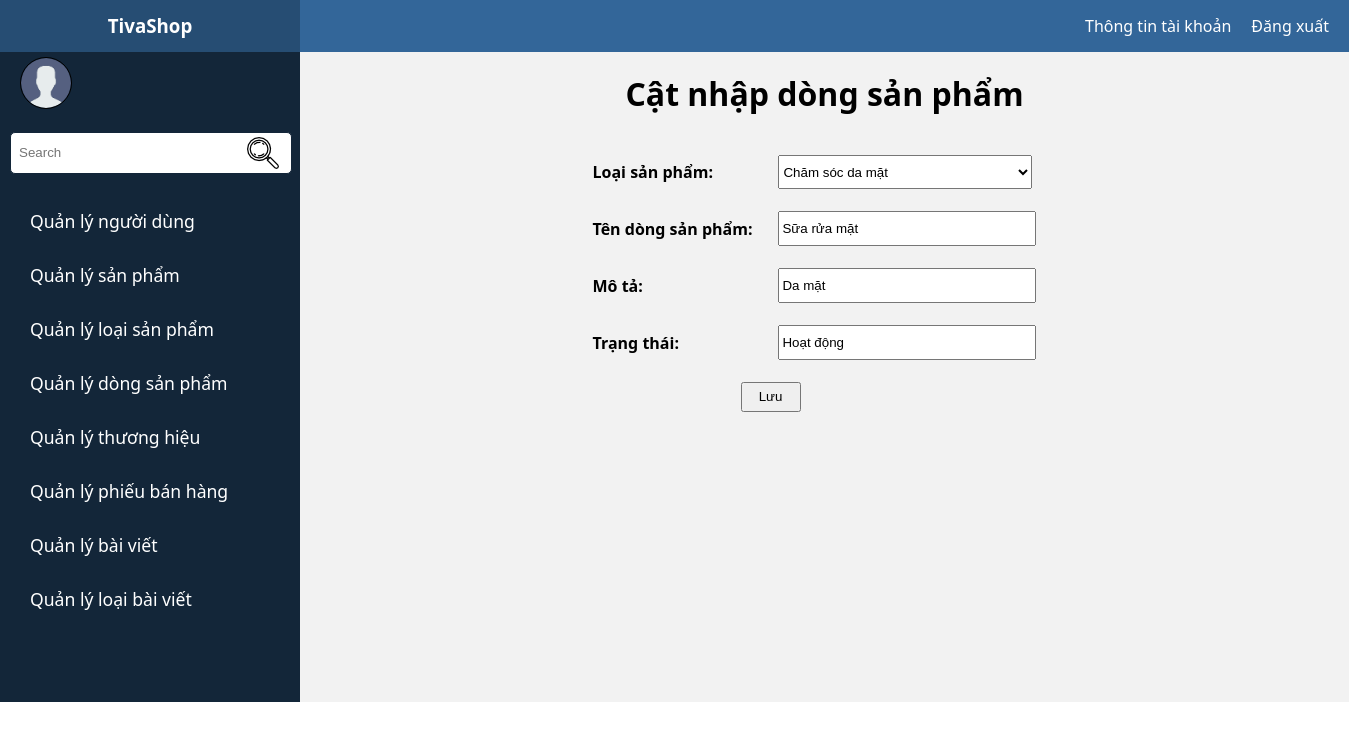
The app's page /admin/ql_dongsp_capnhat.php?id_dsp=1 with its own data.
### tables this page shows
CREATE TABLE `dong_sp` (
  `id_dsp` int(11) NOT NULL,
  `id_loaisp` int(11) NOT NULL,
  `ten_dsp` varchar(255) NOT NULL,
  `mota` varchar(255) NOT NULL,
  `trangthai` varchar(255) NOT NULL
);

### admin/ql_dongsp_capnhat.php (the view, shortened to what this page needs)
<?php
include_once "../models/connect.php";
$id_dsp = $_REQUEST["id_dsp"];
?>
<!doctype html>
<html>
<head>
	<link rel="stylesheet" href="../style/main_admin.css">
</head>
<body>
<div id="container">
	<div id="header">
		<?php include_once "header.php"; ?>
	</div>
	<div id="sidebar">
		<?php include_once "sidebar.php"; ?>
	</div>
	<div id="content">
<?php
	$query1="SELECT * FROM dong_sp WHERE id_dsp='$id_dsp'";
	$result1=mysqli_query($con,$query1) or die ("LOI TRUY VAN: ".mysqli_error($con));
	$rows=mysqli_fetch_array($result1, MYSQLI_ASSOC);
?>
		<h1>Cật nhập dòng sản phẩm</h1>
		<div class="table_thuonghieu">
			<form <?php echo 'action="ql_dongsp_capnhat.php?id_dsp='.$rows['id_dsp'].'"'?> method="post">
				<table cellpadding="12">
					<tr>
						<td class="title_thuonghieu">Loại sản phẩm:</td>
						<td>
							<select name="id_loaisp">
								<?php
									$query4 = "SELECT * FROM loaisp";
									$result4 = mysqli_query($con, $query4) or die ("LOI TRUY VAN: ".mysqli_error($con));
									while($rows4=mysqli_fetch_array($result4,MYSQLI_ASSOC) ){
										if($rows4['id_loaisp']==$rows['id_loaisp']) $selected = "selected";
										else
											$selected = "";
										echo '<option value="'.$rows4['id_loaisp'].'"'.$selected.'>'.$rows4['ten_loaisp'].'</option>';
									}
								?>
							</select>
						</td>
					</tr>
					<tr>
						<td class="title_thuonghieu">Tên dòng sản phẩm:</td>
						<td><input type="text" name="ten_dsp" value="<?php echo $rows['ten_dsp'] ?>"></td>
					</tr>
					<tr>
						<td class="title_thuonghieu">Mô tả:</td>
						<td><input type="text" name="mota" value="<?php echo $rows['mota'] ?>"></td>
					</tr>
					<tr>
						<td class="title_thuonghieu">Trạng thái:</td>
						<td><input type="text" name="trangthai" value="<?php echo $rows['trangthai'] ?>"></td>
					</tr>
					<tr>
						<td colspan="2" class="button_thuonghieu">
							<input type="submit" name="save" value="Lưu">
						</td>
					</tr>
				</table>
			</form>
		</div>
	</div>
</div>
</body>
</html>

### style/main_admin.css (style rules this page uses)
* { margin: 0; padding-top: 0; }
body { font-family: "Segoe UI",Arial,sans-serif; font-size: 100%; width: 100%; }
#container { position: relative; }
#header { width: 1349px; height: 52px; }
#sidebar { clear: both; float: left; border-right: 2px solid #000; background-color: #132639; width: 300px; min-height: 650px; }
#content { float: left; width: 1049px; min-height: 650px; background-color: #F2F2F2; position: absolute; left: 300px; top: 52px; }
#content h1 { text-align: center; margin-top: 20px; margin-bottom: 30px; }
.table_thuonghieu td { padding-top: 8px; }
.table_thuonghieu table { margin: auto; }
.title_thuonghieu { font-weight: bold; }
.table_thuonghieu input { width: 250px; height: 30px; margin-right: 20px; }
.button_thuonghieu { padding-left: 160px; }
.button_thuonghieu input[type=submit], input[type=reset] { width: 60px; margin-right: 10px; }
.table_thuonghieu select { width: 254px; height: 34px; }

### records on screen
dong_sp: ten_dsp "Sữa rửa mặt", mota "Da mặt", trangthai "Hoạt động"

### other values on screen
form field id_loaisp "Chăm sóc da mặt"
